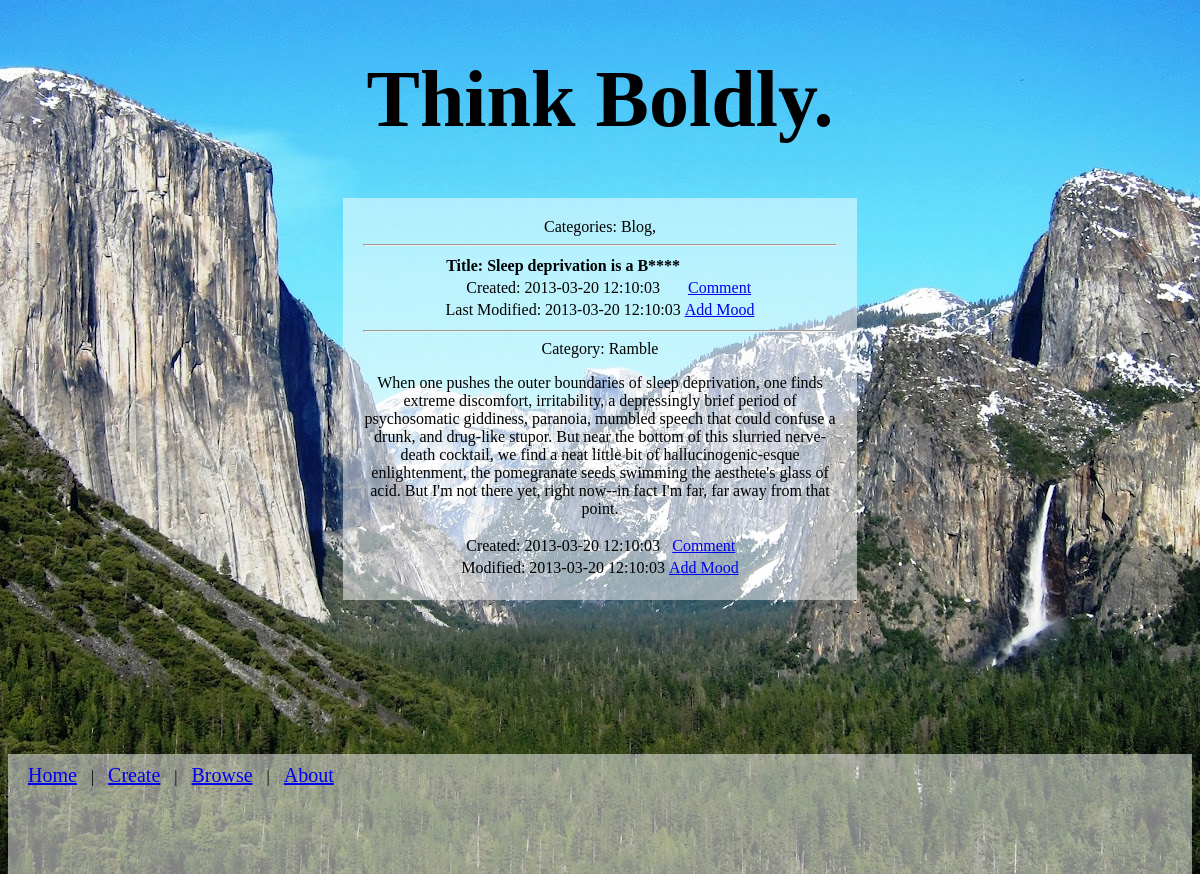
Page /Code/view.php?thought_id=31 on the committed database.
### tables this page shows
CREATE TABLE `TE_Cat` (
  `cat_name` varchar(20) NOT NULL,
  `TE_id` int(11) NOT NULL,
  PRIMARY KEY (`TE_id`,`cat_name`),
  KEY `cat_name2` (`cat_name`),
  KEY `TE_id2` (`TE_id`),
  CONSTRAINT `cat_name2` FOREIGN KEY (`cat_name`) REFERENCES `ThoughtCategory` (`name`) ON DELETE CASCADE ON UPDATE CASCADE,
  CONSTRAINT `TE_id2` FOREIGN KEY (`TE_id`) REFERENCES `ThoughtExperiment` (`id`) ON DELETE CASCADE ON UPDATE NO ACTION
);

CREATE TABLE `ThoughtExperiment` (
  `id` int(11) NOT NULL AUTO_INCREMENT,
  `title` varchar(50) DEFAULT NULL,
  `date_created` datetime NOT NULL,
  `date_modified` datetime NOT NULL,
  PRIMARY KEY (`id`),
  UNIQUE KEY `id_UNIQUE` (`id`)
);

CREATE TABLE `TextSection` (
  `id` int(11) NOT NULL AUTO_INCREMENT,
  `text` varchar(1000) DEFAULT NULL,
  `date_created` datetime DEFAULT NULL,
  `date_modified` datetime NOT NULL,
  `cat_name` varchar(20) DEFAULT 'Uncategorized',
  PRIMARY KEY (`id`),
  UNIQUE KEY `id_UNIQUE` (`id`),
  KEY `cat_name` (`cat_name`),
  CONSTRAINT `cat_name` FOREIGN KEY (`cat_name`) REFERENCES `TextCategory` (`name`) ON DELETE SET NULL ON UPDATE CASCADE
);

### Code/view.php (the view, shortened to what this page needs)
<!DOCTYPE HTML>
<html>
<head>
    <link rel="stylesheet" type="text/css" href="static/style.css">
</head>
<body>
    <div class="wrapper">
        <?php
            $mysqli = new mysqli($server, $user, $pass, $dbname, $port);
        ?>
        <div id="title">
            <h1>
            Think Boldly.
            </h1>
        </div>
        <div id="summary" class="content">
            <?php
                $thought_id = $_GET['thought_id'];
                $thought_result = $mysqli->query("SELECT title,date_created,date_modified FROM ThoughtExperiment WHERE id=" . $thought_id) or die("Execute failed: (" . $mysqli->errorno . ") " . $mysqli->error);
                if (!($stmt = $mysqli->prepare("SELECT cat_name from TE_Cat WHERE TE_id=?"))) {
                    echo "Prepare failed: (" . $mysqli->errorno . ") " . $mysqli->error;                      exit("Quitting.");
                }
                if (!($stmt->bind_param("i",$thought_id))) {
                    echo "Binding parameters failed: (" . $mysqli->errorno . ") " .                                    $mysqli->error;
                exit("Quitting.");
                }
                if (!($stmt->execute())) {
                    echo "Execute failed: (" . $mysqli->errorno . ") " . $mysqli->error;                      exit("Quitting.");
                }
                $stmt->bind_result($category);
                print "Categories: ";
                while ($stmt->fetch()) {
                    print $category . ", ";
                }
            ?>
            <hr/>
            <?php
                while ($row = $thought_result->fetch_assoc()) {
                    echo "<table style=\"margin:auto;\"><tr><td><strong>Title: " . $row['title'] . "</strong></td><td></td></tr>";
                    echo "<tr><td>Created: " . $row['date_created']. "</td><td><a href=\"comment.php?type=ThoughtExperiment&id=" . $thought_id . "\">Comment</a></td></tr>";
                    echo "<tr><td>Last Modified: " . $row['date_modified']. "</td><td><a href=\"addmood.php?type=ThoughtExperiment&id=" . $thought_id . "\">Add Mood</a></td></tr></table>";
                }
            ?>
            <hr/>
            <?php
                if (!($stmt = $mysqli->prepare("SELECT s.id, s.text, s.date_created,s.date_modified,s.cat_name from TE_TextSec t JOIN TextSection s ON t.TS_id=s.id WHERE t.TE_id=?"))) {
                    echo "Prepare failed: (" . $mysqli->errorno . ") " . $mysqli->error;                      exit("Quitting.");
                }
                if (!($stmt->bind_param("i",$thought_id))) {
                    echo "Binding parameters failed: (" . $mysqli->errorno . ") " .                                    $mysqli->error;
                exit("Quitting.");
                }
                if (!($stmt->execute())) {
                    echo "Execute failed: (" . $mysqli->errorno . ") " . $mysqli->error;                      exit("Quitting.");
                }
                $stmt->bind_result($id,$text,$create,$modify,$cat);
                while($stmt->fetch()) {
                        print "Category: " . $cat ."<br/>";
                        print "<p>". $text ."</p>";
                        print "<table style=\"margin:auto;\"><tr><td>Created: ". $create. "</td><td><a href=\"comment.php?type=TextSection&id=" . $id. "\">Comment</a></td></tr>";
                        print "<tr><td>Modified: ". $modify. "</td><td><a href=\"addmood.php?type=TextSection&id=" . $id . "\">Add Mood</a></td></tr></table>";
                }
            ?>
        </div>
        <div class="push"></div>
    </div>
    <div id="footer" class="content">
        <nav>
            <a href="index.php">Home</a> |
            <a href="create.php">Create</a> |
            <a href="browse.php">Browse</a> |
            <a href="about.html">About</a>
        </nav>
    </div>
</body>
</html>

### Code/static/style.css (style rules this page uses)
html, body { height: 100%; }
body { background-position:center; background-image:url("yosemite.jpg"); }
.wrapper { min-height: 100%; height: auto !important; height: 100%; margin: 0 0 -100px 0; }
nav a { font-size:20px; margin: 10px 10px; }
#footer { height: 100px; padding: 10px 10px; margin:0; }
.push { height: 100px; }
#title { margin:0 auto; text-align:center; font-size:40px; }
#summary { width: 40%; margin:0 auto; padding: 20px; text-align: center; }
.content { background:rgba(255,255,255,.5); }

### rows in the picture
te_cat: cat_name "Blog"
thoughtexperiment: title "Sleep deprivation is a B****", date_created "2013-03-20 12:10:03", date_modified "2013-03-20 12:10:03"
textsection: cat_name "Ramble", text "When one pushes the outer boundaries of sleep deprivation, one finds extreme discomfort, irritability, a depressingly brief period of psychosomatic giddiness, paranoia, mumbled speech that could confuse a drunk, and drug-like stupor. But near the bottom of this slurried nerve-death cocktail, we find a neat little bit of hallucinogenic-esque enlightenment, the pomegranate seeds swimming the aesthete's glass of acid. But I'm not there yet, right now--in fact I'm far, far away from that point.", date_created "2013-03-20 12:10:03", date_modified "2013-03-20 12:10:03"
